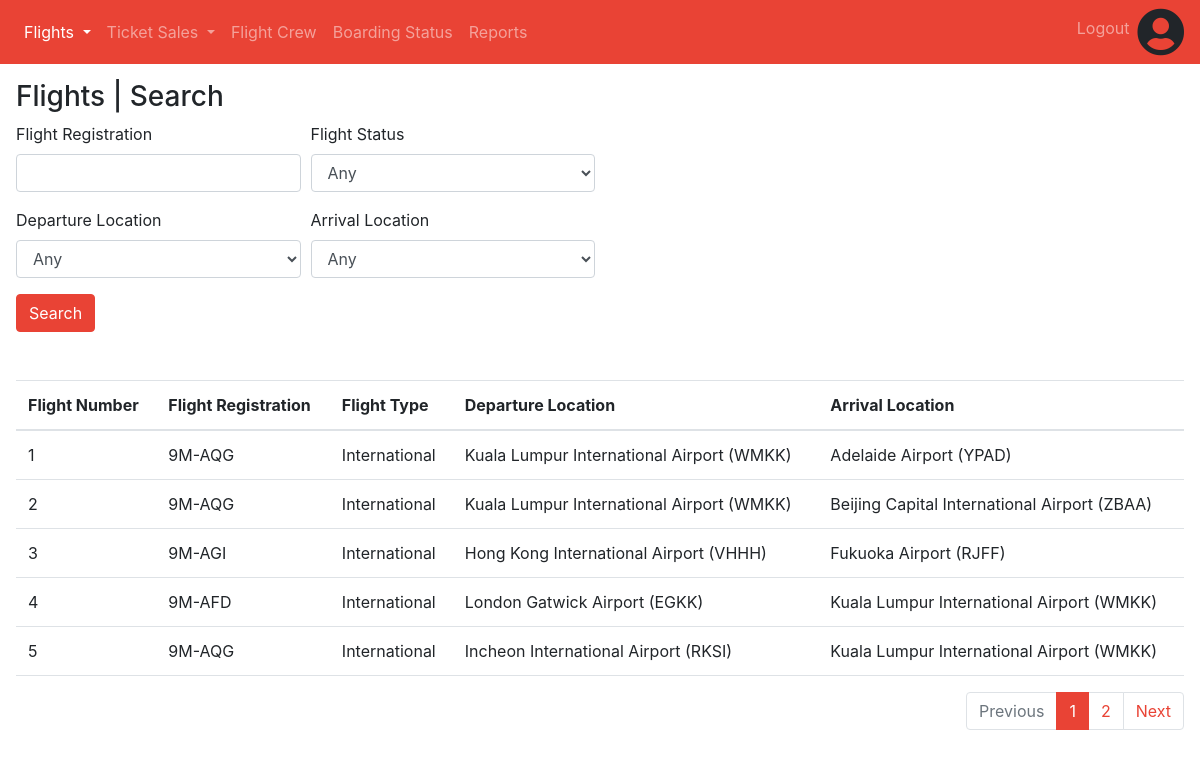
/staff/flight-search.php (signed in), run on the app's committed database.
### tables this page shows
CREATE TABLE `flights` (
  `id` int(11) NOT NULL,
  `registration` varchar(10) NOT NULL,
  `departure` varchar(255) NOT NULL,
  `arrival` varchar(255) NOT NULL,
  `est_duration` int(11) NOT NULL,
  `type` enum('Domestic','International') NOT NULL,
  `airplane_no` int(11) NOT NULL,
  `airplane_model` varchar(255) NOT NULL,
  `capacity` int(11) NOT NULL
);

### staff/flight-search.php (the view, shortened to what this page needs)
<!DOCTYPE html>
<html lang="en" style="height: 100%;">
<head>
    <?php require('../head.php') ?>
</head>
<body>
    <?php
    require('navbar.php');
    $connection = new mysqli('127.0.0.1', 'admin', null, 'ibm2104_assignment');
    $totalRecordsQuery = "SELECT COUNT(*) FROM flights";
    $query = "SELECT * FROM flights";
    $pageNo = 1;
    $recordsPerPage = 5;
    $recordOffset = ($pageNo - 1) * $recordsPerPage;
    $totalRecords = $connection->query($totalRecordsQuery)->fetch_array()[0];
    $totalPages = ceil($totalRecords / $recordsPerPage);
    if ($totalRecords > 0) {
        $query = $query . " LIMIT $recordOffset, $recordsPerPage";
        $result = $connection->query($query);
    }
    $airports = [
        "Any",
        "Adelaide Airport (YPAD)",
        "Brunei International Airport (WBSB)",
        "Beijing Capital International Airport (ZBAA)",
        "Bintulu Airport (WBGB)",
        "Lien Khuong Airport (VVDL)",
        "Fukuoka Airport (RJFF)",
        "Goa International Airport (VOGO)",
        "Luang Prabang International Airport (VLLB)",
        "Melbourne Airport (YMML)",
        "Kuala Lumpur International Airport (WMKK)",
        "London Gatwick Airport (EGKK)",
        "Hong Kong International Airport (VHHH)",
        "Honolulu International Airport (PHNL)",
        "Iloilo International Airport (RPVI)",
        "Incheon International Airport (RKSI)"
    ];
    $flightTypes = [
        "Any",
        "Domestic",
        "International"
    ]
    ?>
    <div class="container-fluid p-3">
        <h3>Flights | Search</h3>
        <form action="flight-search.php" method="GET">
            <div class="form-row">
                <div class="form-group col-3">
                    <label for="flightRegistration">Flight Registration</label>
                    <input type="text" class="form-control" value="<?php echo $_GET['flightRegistration'] ?? ""; ?>" id="flightRegistration" name="flightRegistration">
                </div>
                <div class="form-group col-3">
                    <label for="flightType">Flight Status</label>
                    <select id="flightType" class="form-control" name="flightType">
                        <?php
                        foreach ($flightTypes as $flightType) {
                            echo "<option " . ((isset($_GET['flightType']) && $_GET['flightType'] == $flightType) ? "selected" : "") . ">$flightType</option>";
                        }
                        ?>
                    </select>
                </div>
            </div>
            <div class="form-row">
                <div class="form-group col-3">
                    <label for="departLocation">Departure Location</label>
                    <select id="departLocation" class="form-control" name="departLocation">
                        <?php
                        foreach ($airports as $airport) {
                            echo "<option " . ((isset($_GET['departLocation']) && $_GET['departLocation'] == $airport) ? "selected" : "") . ">$airport</option>";
                        }
                        ?>
                    </select>
                </div>
                <div class="form-group col-3">
                    <label for="arrivalLocation">Arrival Location</label>
                    <select id="arrivalLocation" class="form-control" name="arrivalLocation">
                        <?php
                        foreach ($airports as $airport) {
                            echo "<option " . ((isset($_GET['arrivalLocation']) && $_GET['arrivalLocation'] == $airport) ? "selected" : "") . ">$airport</option>";
                        }
                        ?>
                    </select>
                </div>
            </div>
            <button type="submit" class="btn btn-primary">Search</button>
        </form>
        <?php if ($totalRecords > 0) { ?>
            <table class="table table-hover mt-5 border-bottom">
                <thead>
                    <tr>
                        <th>Flight Number</th>
                        <th>Flight Registration</th>
                        <th>Flight Type</th>
                        <th>Departure Location</th>
                        <th>Arrival Location</th>
                    </tr>
                </thead>
                <?php
                while ($flight = $result->fetch_assoc()) {
                    echo '<tr style="cursor: pointer;" onclick="window.location = \'' . 'flight.php?id=' . $flight['id'] . '\';">';
                    echo "<td>" . $flight['id'] . "</td>";
                    echo "<td>" . $flight['registration'] . "</td>";
                    echo "<td>" . $flight['type'] . "</td>";
                    echo "<td>" . $flight['departure'] . "</td>";
                    echo "<td>" . $flight['arrival'] . "</td>";
                    echo "</tr>";
                }
                ?>
            </table>
            <nav>
                <?php
                $queryString = http_build_query($_GET);
                ?>
                <ul class="pagination justify-content-end">
                    <li class="page-item  <?php echo $pageNo <= 1 ? "disabled" : ""; ?>">
                        <?php
                        if ($pageNo <= 1) {
                            echo '<span class="page-link">Previous</span>';
                        } else {
                            echo '<a class="page-link" href="?page=' . ($pageNo - 1) . "&" . $queryString . '">Previous</a>';
                        }
                        ?>
                    </li>
                    <?php
                    for ($i = 1; $i <= $totalPages; $i++) {
                        echo '<li class="page-item ' . (($pageNo == $i) ? "active" : "") . '"><a class="page-link" href="?page=' . $i . "&" . $queryString . '">' . $i . '</a></li>';
                    }
                    ?>
                    <li class="page-item <?php echo $pageNo >= $totalPages ? "disabled" : ""; ?>">
                        <?php
                        if ($pageNo >= $totalPages) {
                            echo '<span class="page-link">Next</span>';
                        } else {
                            echo '<a class="page-link" href="?page=' . ($pageNo + 1) . "&" . $queryString . '">Next</a>';
                        }
                        ?>
                    </li>
                </ul>
            </nav>
        <?php
        } else {
            echo "<p class='mt-4'>No flights found</p>";
        }
        ?>
    </div>
</body>
</html>

### data on the page
flights: id "1", registration "9M-AQG", type "International", departure "Kuala Lumpur International Airport (WMKK)", arrival "Adelaide Airport (YPAD)"
flights: id "2", registration "9M-AQG", type "International", departure "Kuala Lumpur International Airport (WMKK)", arrival "Beijing Capital International Airport (ZBAA)"
flights: id "3", registration "9M-AGI", type "International", departure "Hong Kong International Airport (VHHH)", arrival "Fukuoka Airport (RJFF)"
flights: id "4", registration "9M-AFD", type "International", departure "London Gatwick Airport (EGKK)", arrival "Kuala Lumpur International Airport (WMKK)"
flights: id "5", registration "9M-AQG", type "International", departure "Incheon International Airport (RKSI)", arrival "Kuala Lumpur International Airport (WMKK)"

### other printed values
form field flightType "Any"
form field departLocation "Any"
form field arrivalLocation "Any"
